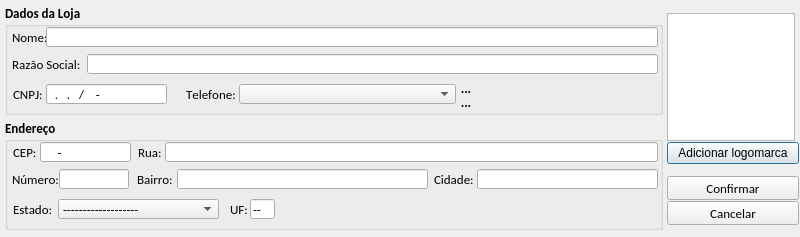
<?xml version="1.0" encoding="UTF-8"?>
<ui version="4.0">
 <class>tela_editar_loja</class>
 <widget class="QDialog" name="tela_editar_loja">
  <property name="windowModality">
   <enum>Qt::ApplicationModal</enum>
  </property>
  <property name="geometry">
   <rect>
    <x>0</x>
    <y>0</y>
    <width>800</width>
    <height>237</height>
   </rect>
  </property>
  <property name="windowTitle">
   <string>Editar Cadastro da Loja</string>
  </property>
  <widget class="QGroupBox" name="gb_dados_fornecedor">
   <property name="geometry">
    <rect>
     <x>5</x>
     <y>4</y>
     <width>658</width>
     <height>111</height>
    </rect>
   </property>
   <property name="font">
    <font>
     <family>Calibri</family>
     <pointsize>10</pointsize>
     <weight>75</weight>
     <bold>true</bold>
     <kerning>false</kerning>
    </font>
   </property>
   <property name="title">
    <string>Dados da Loja</string>
   </property>
   <widget class="QLabel" name="lb_telefone">
    <property name="geometry">
     <rect>
      <x>181</x>
      <y>80</y>
      <width>50</width>
      <height>20</height>
     </rect>
    </property>
    <property name="font">
     <font>
      <family>Calibri</family>
      <pointsize>10</pointsize>
      <weight>50</weight>
      <bold>false</bold>
      <kerning>false</kerning>
     </font>
    </property>
    <property name="text">
     <string>Telefone:</string>
    </property>
   </widget>
   <widget class="QComboBox" name="cb_telefone">
    <property name="geometry">
     <rect>
      <x>234</x>
      <y>80</y>
      <width>217</width>
      <height>20</height>
     </rect>
    </property>
    <property name="maximumSize">
     <size>
      <width>16777215</width>
      <height>22</height>
     </size>
    </property>
    <property name="font">
     <font>
      <family>Calibri</family>
      <pointsize>10</pointsize>
      <weight>50</weight>
      <bold>false</bold>
      <kerning>false</kerning>
     </font>
    </property>
    <property name="editable">
     <bool>false</bool>
    </property>
    <property name="maxVisibleItems">
     <number>20</number>
    </property>
   </widget>
   <widget class="QLabel" name="lb_nome">
    <property name="geometry">
     <rect>
      <x>7</x>
      <y>23</y>
      <width>34</width>
      <height>20</height>
     </rect>
    </property>
    <property name="maximumSize">
     <size>
      <width>40</width>
      <height>20</height>
     </size>
    </property>
    <property name="font">
     <font>
      <family>Calibri</family>
      <pointsize>10</pointsize>
      <weight>50</weight>
      <bold>false</bold>
      <kerning>false</kerning>
     </font>
    </property>
    <property name="text">
     <string>Nome:</string>
    </property>
   </widget>
   <widget class="QLineEdit" name="le_nome">
    <property name="geometry">
     <rect>
      <x>41</x>
      <y>23</y>
      <width>612</width>
      <height>20</height>
     </rect>
    </property>
    <property name="sizePolicy">
     <sizepolicy hsizetype="Fixed" vsizetype="Fixed">
      <horstretch>0</horstretch>
      <verstretch>0</verstretch>
     </sizepolicy>
    </property>
    <property name="minimumSize">
     <size>
      <width>450</width>
      <height>20</height>
     </size>
    </property>
    <property name="maximumSize">
     <size>
      <width>800</width>
      <height>20</height>
     </size>
    </property>
    <property name="font">
     <font>
      <family>Calibri</family>
      <pointsize>10</pointsize>
      <weight>50</weight>
      <bold>false</bold>
      <kerning>false</kerning>
     </font>
    </property>
    <property name="inputMask">
     <string/>
    </property>
    <property name="text">
     <string/>
    </property>
    <property name="maxLength">
     <number>32767</number>
    </property>
    <property name="readOnly">
     <bool>false</bool>
    </property>
   </widget>
   <widget class="QToolButton" name="tb_mais_telefone">
    <property name="geometry">
     <rect>
      <x>451</x>
      <y>77</y>
      <width>20</width>
      <height>15</height>
     </rect>
    </property>
    <property name="text">
     <string>...</string>
    </property>
    <property name="icon">
     <iconset resource="imagens.qrc">
      <normaloff>:/img/img/mais.png</normaloff>:/img/img/mais.png</iconset>
    </property>
    <property name="iconSize">
     <size>
      <width>12</width>
      <height>12</height>
     </size>
    </property>
    <property name="autoRaise">
     <bool>true</bool>
    </property>
    <property name="arrowType">
     <enum>Qt::NoArrow</enum>
    </property>
   </widget>
   <widget class="QToolButton" name="tb_menos_telefone">
    <property name="geometry">
     <rect>
      <x>451</x>
      <y>91</y>
      <width>20</width>
      <height>15</height>
     </rect>
    </property>
    <property name="text">
     <string>...</string>
    </property>
    <property name="icon">
     <iconset resource="imagens.qrc">
      <normaloff>:/img/img/menos.png</normaloff>:/img/img/menos.png</iconset>
    </property>
    <property name="iconSize">
     <size>
      <width>12</width>
      <height>12</height>
     </size>
    </property>
    <property name="autoRaise">
     <bool>true</bool>
    </property>
   </widget>
   <widget class="QLabel" name="lb_razao_social">
    <property name="geometry">
     <rect>
      <x>7</x>
      <y>50</y>
      <width>75</width>
      <height>20</height>
     </rect>
    </property>
    <property name="maximumSize">
     <size>
      <width>100</width>
      <height>20</height>
     </size>
    </property>
    <property name="font">
     <font>
      <family>Calibri</family>
      <pointsize>10</pointsize>
      <weight>50</weight>
      <bold>false</bold>
      <kerning>false</kerning>
     </font>
    </property>
    <property name="text">
     <string>Razão Social:</string>
    </property>
   </widget>
   <widget class="QLineEdit" name="le_razao_social">
    <property name="geometry">
     <rect>
      <x>82</x>
      <y>50</y>
      <width>571</width>
      <height>20</height>
     </rect>
    </property>
    <property name="sizePolicy">
     <sizepolicy hsizetype="Fixed" vsizetype="Fixed">
      <horstretch>0</horstretch>
      <verstretch>0</verstretch>
     </sizepolicy>
    </property>
    <property name="minimumSize">
     <size>
      <width>450</width>
      <height>20</height>
     </size>
    </property>
    <property name="maximumSize">
     <size>
      <width>800</width>
      <height>20</height>
     </size>
    </property>
    <property name="font">
     <font>
      <family>Calibri</family>
      <pointsize>10</pointsize>
      <weight>50</weight>
      <bold>false</bold>
      <kerning>false</kerning>
     </font>
    </property>
    <property name="text">
     <string/>
    </property>
    <property name="maxLength">
     <number>100</number>
    </property>
    <property name="readOnly">
     <bool>false</bool>
    </property>
   </widget>
   <widget class="QLabel" name="lb_cnpj">
    <property name="geometry">
     <rect>
      <x>8</x>
      <y>80</y>
      <width>33</width>
      <height>20</height>
     </rect>
    </property>
    <property name="font">
     <font>
      <weight>50</weight>
      <bold>false</bold>
     </font>
    </property>
    <property name="text">
     <string>CNPJ:</string>
    </property>
   </widget>
   <widget class="QLineEdit" name="le_cnpj">
    <property name="geometry">
     <rect>
      <x>41</x>
      <y>80</y>
      <width>121</width>
      <height>20</height>
     </rect>
    </property>
    <property name="font">
     <font>
      <weight>50</weight>
      <bold>false</bold>
     </font>
    </property>
    <property name="inputMask">
     <string>00.000.000/0000-00; </string>
    </property>
    <property name="text">
     <string>../-</string>
    </property>
   </widget>
  </widget>
  <widget class="QWidget" name="layoutWidget">
   <property name="geometry">
    <rect>
     <x>667</x>
     <y>11</y>
     <width>132</width>
     <height>217</height>
    </rect>
   </property>
   <layout class="QVBoxLayout" name="verticalLayout">
    <property name="spacing">
     <number>10</number>
    </property>
    <item>
     <layout class="QVBoxLayout" name="verticalLayout_3">
      <property name="spacing">
       <number>1</number>
      </property>
      <item>
       <widget class="QGraphicsView" name="gv_logo">
        <property name="minimumSize">
         <size>
          <width>128</width>
          <height>128</height>
         </size>
        </property>
        <property name="maximumSize">
         <size>
          <width>128</width>
          <height>128</height>
         </size>
        </property>
       </widget>
      </item>
      <item>
       <widget class="QPushButton" name="btn_adicionar_logo">
        <property name="font">
         <font>
          <weight>50</weight>
          <bold>false</bold>
         </font>
        </property>
        <property name="text">
         <string>Adicionar logomarca</string>
        </property>
       </widget>
      </item>
     </layout>
    </item>
    <item>
     <layout class="QVBoxLayout" name="verticalLayout_2">
      <property name="spacing">
       <number>1</number>
      </property>
      <item>
       <widget class="QPushButton" name="btn_confirmar">
        <property name="minimumSize">
         <size>
          <width>0</width>
          <height>24</height>
         </size>
        </property>
        <property name="maximumSize">
         <size>
          <width>150</width>
          <height>24</height>
         </size>
        </property>
        <property name="font">
         <font>
          <family>Calibri</family>
          <pointsize>10</pointsize>
         </font>
        </property>
        <property name="text">
         <string>Confirmar</string>
        </property>
        <property name="icon">
         <iconset resource="imagens.qrc">
          <normaloff>:/img/img/1345902916_camera_test.png</normaloff>:/img/img/1345902916_camera_test.png</iconset>
        </property>
        <property name="iconSize">
         <size>
          <width>20</width>
          <height>20</height>
         </size>
        </property>
       </widget>
      </item>
      <item>
       <widget class="QPushButton" name="btn_cancelar">
        <property name="minimumSize">
         <size>
          <width>0</width>
          <height>24</height>
         </size>
        </property>
        <property name="maximumSize">
         <size>
          <width>150</width>
          <height>24</height>
         </size>
        </property>
        <property name="font">
         <font>
          <family>Calibri</family>
          <pointsize>10</pointsize>
         </font>
        </property>
        <property name="text">
         <string>Cancelar</string>
        </property>
        <property name="icon">
         <iconset resource="imagens.qrc">
          <normaloff>:/img/img/1345902747_button_cancel.png</normaloff>:/img/img/1345902747_button_cancel.png</iconset>
        </property>
        <property name="iconSize">
         <size>
          <width>18</width>
          <height>18</height>
         </size>
        </property>
       </widget>
      </item>
     </layout>
    </item>
   </layout>
  </widget>
  <widget class="QGroupBox" name="gb_endereo">
   <property name="geometry">
    <rect>
     <x>5</x>
     <y>119</y>
     <width>658</width>
     <height>111</height>
    </rect>
   </property>
   <property name="font">
    <font>
     <family>Calibri</family>
     <pointsize>10</pointsize>
     <weight>75</weight>
     <bold>true</bold>
     <kerning>false</kerning>
    </font>
   </property>
   <property name="title">
    <string>Endereço</string>
   </property>
   <widget class="QLineEdit" name="le_cep">
    <property name="geometry">
     <rect>
      <x>35</x>
      <y>23</y>
      <width>91</width>
      <height>20</height>
     </rect>
    </property>
    <property name="maximumSize">
     <size>
      <width>100</width>
      <height>20</height>
     </size>
    </property>
    <property name="font">
     <font>
      <family>Calibri</family>
      <pointsize>10</pointsize>
      <weight>50</weight>
      <bold>false</bold>
      <kerning>false</kerning>
     </font>
    </property>
    <property name="inputMask">
     <string>00000-000; </string>
    </property>
    <property name="text">
     <string>-</string>
    </property>
    <property name="frame">
     <bool>true</bool>
    </property>
    <property name="cursorPosition">
     <number>9</number>
    </property>
    <property name="readOnly">
     <bool>false</bool>
    </property>
   </widget>
   <widget class="QLabel" name="lb_cep">
    <property name="geometry">
     <rect>
      <x>8</x>
      <y>23</y>
      <width>27</width>
      <height>20</height>
     </rect>
    </property>
    <property name="font">
     <font>
      <family>Calibri</family>
      <pointsize>10</pointsize>
      <weight>50</weight>
      <bold>false</bold>
      <kerning>false</kerning>
     </font>
    </property>
    <property name="text">
     <string>CEP:</string>
    </property>
   </widget>
   <widget class="QLabel" name="lb_rua">
    <property name="geometry">
     <rect>
      <x>133</x>
      <y>23</y>
      <width>31</width>
      <height>20</height>
     </rect>
    </property>
    <property name="font">
     <font>
      <family>Calibri</family>
      <pointsize>10</pointsize>
      <weight>50</weight>
      <bold>false</bold>
      <kerning>false</kerning>
     </font>
    </property>
    <property name="text">
     <string>Rua:</string>
    </property>
   </widget>
   <widget class="QLineEdit" name="le_rua">
    <property name="geometry">
     <rect>
      <x>160</x>
      <y>23</y>
      <width>493</width>
      <height>20</height>
     </rect>
    </property>
    <property name="font">
     <font>
      <pointsize>10</pointsize>
      <weight>50</weight>
      <bold>false</bold>
      <kerning>false</kerning>
     </font>
    </property>
    <property name="text">
     <string/>
    </property>
    <property name="maxLength">
     <number>100</number>
    </property>
    <property name="cursorPosition">
     <number>0</number>
    </property>
    <property name="readOnly">
     <bool>false</bool>
    </property>
   </widget>
   <widget class="QLabel" name="lb_numero">
    <property name="geometry">
     <rect>
      <x>7</x>
      <y>50</y>
      <width>51</width>
      <height>20</height>
     </rect>
    </property>
    <property name="font">
     <font>
      <family>Calibri</family>
      <pointsize>10</pointsize>
      <weight>50</weight>
      <bold>false</bold>
      <kerning>false</kerning>
     </font>
    </property>
    <property name="text">
     <string>Número:</string>
    </property>
   </widget>
   <widget class="QLineEdit" name="le_numero">
    <property name="geometry">
     <rect>
      <x>54</x>
      <y>50</y>
      <width>70</width>
      <height>20</height>
     </rect>
    </property>
    <property name="font">
     <font>
      <pointsize>10</pointsize>
      <weight>50</weight>
      <bold>false</bold>
      <kerning>false</kerning>
     </font>
    </property>
    <property name="inputMask">
     <string>000000000; </string>
    </property>
    <property name="text">
     <string/>
    </property>
    <property name="maxLength">
     <number>9</number>
    </property>
    <property name="readOnly">
     <bool>false</bool>
    </property>
   </widget>
   <widget class="QLabel" name="lb_bairro">
    <property name="geometry">
     <rect>
      <x>132</x>
      <y>50</y>
      <width>46</width>
      <height>20</height>
     </rect>
    </property>
    <property name="font">
     <font>
      <weight>50</weight>
      <bold>false</bold>
      <kerning>false</kerning>
     </font>
    </property>
    <property name="text">
     <string>Bairro:</string>
    </property>
   </widget>
   <widget class="QLineEdit" name="le_bairro">
    <property name="geometry">
     <rect>
      <x>172</x>
      <y>50</y>
      <width>251</width>
      <height>20</height>
     </rect>
    </property>
    <property name="font">
     <font>
      <pointsize>10</pointsize>
      <weight>50</weight>
      <bold>false</bold>
      <kerning>false</kerning>
     </font>
    </property>
    <property name="text">
     <string/>
    </property>
    <property name="maxLength">
     <number>70</number>
    </property>
    <property name="readOnly">
     <bool>false</bool>
    </property>
   </widget>
   <widget class="QLabel" name="lb_cidade">
    <property name="geometry">
     <rect>
      <x>429</x>
      <y>50</y>
      <width>46</width>
      <height>20</height>
     </rect>
    </property>
    <property name="font">
     <font>
      <family>Calibri</family>
      <pointsize>10</pointsize>
      <weight>50</weight>
      <bold>false</bold>
      <kerning>false</kerning>
     </font>
    </property>
    <property name="text">
     <string>Cidade:</string>
    </property>
   </widget>
   <widget class="QLineEdit" name="le_cidade">
    <property name="geometry">
     <rect>
      <x>472</x>
      <y>50</y>
      <width>181</width>
      <height>20</height>
     </rect>
    </property>
    <property name="font">
     <font>
      <pointsize>10</pointsize>
      <weight>50</weight>
      <bold>false</bold>
      <kerning>false</kerning>
     </font>
    </property>
    <property name="text">
     <string/>
    </property>
    <property name="maxLength">
     <number>50</number>
    </property>
    <property name="cursorPosition">
     <number>0</number>
    </property>
    <property name="readOnly">
     <bool>false</bool>
    </property>
   </widget>
   <widget class="QLabel" name="lb_estado">
    <property name="geometry">
     <rect>
      <x>8</x>
      <y>80</y>
      <width>45</width>
      <height>20</height>
     </rect>
    </property>
    <property name="font">
     <font>
      <family>Calibri</family>
      <pointsize>10</pointsize>
      <weight>50</weight>
      <bold>false</bold>
      <kerning>false</kerning>
     </font>
    </property>
    <property name="text">
     <string>Estado:</string>
    </property>
   </widget>
   <widget class="QLabel" name="lb_uf">
    <property name="geometry">
     <rect>
      <x>225</x>
      <y>80</y>
      <width>20</width>
      <height>20</height>
     </rect>
    </property>
    <property name="font">
     <font>
      <weight>50</weight>
      <bold>false</bold>
     </font>
    </property>
    <property name="text">
     <string>UF:</string>
    </property>
   </widget>
   <widget class="QLineEdit" name="le_uf">
    <property name="geometry">
     <rect>
      <x>245</x>
      <y>80</y>
      <width>25</width>
      <height>20</height>
     </rect>
    </property>
    <property name="font">
     <font>
      <weight>50</weight>
      <bold>false</bold>
     </font>
    </property>
    <property name="text">
     <string>--</string>
    </property>
    <property name="readOnly">
     <bool>true</bool>
    </property>
   </widget>
   <widget class="QComboBox" name="cb_estado">
    <property name="geometry">
     <rect>
      <x>53</x>
      <y>80</y>
      <width>161</width>
      <height>20</height>
     </rect>
    </property>
    <property name="font">
     <font>
      <weight>50</weight>
      <bold>false</bold>
     </font>
    </property>
    <item>
     <property name="text">
      <string>-------------------</string>
     </property>
     <property name="icon">
      <iconset resource="imagens.qrc">
       <normaloff>:/bandeiras/badeiras_estados/bandeira_do_brasil.png</normaloff>:/bandeiras/badeiras_estados/bandeira_do_brasil.png</iconset>
     </property>
    </item>
    <item>
     <property name="text">
      <string>Acre</string>
     </property>
     <property name="icon">
      <iconset resource="imagens.qrc">
       <normaloff>:/bandeiras/badeiras_estados/acre.png</normaloff>:/bandeiras/badeiras_estados/acre.png</iconset>
     </property>
    </item>
    <item>
     <property name="text">
      <string>Alagoas</string>
     </property>
     <property name="icon">
      <iconset resource="imagens.qrc">
       <normaloff>:/bandeiras/badeiras_estados/Alagoas.png</normaloff>:/bandeiras/badeiras_estados/Alagoas.png</iconset>
     </property>
    </item>
    <item>
     <property name="text">
      <string>Amazonas</string>
     </property>
     <property name="icon">
      <iconset resource="imagens.qrc">
       <normaloff>:/bandeiras/badeiras_estados/Amazonas.png</normaloff>:/bandeiras/badeiras_estados/Amazonas.png</iconset>
     </property>
    </item>
    <item>
     <property name="text">
      <string>Amapá</string>
     </property>
     <property name="icon">
      <iconset resource="imagens.qrc">
       <normaloff>:/bandeiras/badeiras_estados/Bandeira_do_Amapa.png</normaloff>:/bandeiras/badeiras_estados/Bandeira_do_Amapa.png</iconset>
     </property>
    </item>
    <item>
     <property name="text">
      <string>Bahia</string>
     </property>
     <property name="icon">
      <iconset resource="imagens.qrc">
       <normaloff>:/bandeiras/badeiras_estados/Bahia.png</normaloff>:/bandeiras/badeiras_estados/Bahia.png</iconset>
     </property>
    </item>
    <item>
     <property name="text">
      <string>Ceará</string>
     </property>
     <property name="icon">
      <iconset resource="imagens.qrc">
       <normaloff>:/bandeiras/badeiras_estados/Bandeira_do_Ceara.png</normaloff>:/bandeiras/badeiras_estados/Bandeira_do_Ceara.png</iconset>
     </property>
    </item>
    <item>
     <property name="text">
      <string>Distrito Federal</string>
     </property>
     <property name="icon">
      <iconset resource="imagens.qrc">
       <normaloff>:/bandeiras/badeiras_estados/Distrito_Federal.png</normaloff>:/bandeiras/badeiras_estados/Distrito_Federal.png</iconset>
     </property>
    </item>
    <item>
     <property name="text">
      <string>Espírito Santo</string>
     </property>
     <property name="icon">
      <iconset resource="imagens.qrc">
       <normaloff>:/bandeiras/badeiras_estados/Espirito_Santo.png</normaloff>:/bandeiras/badeiras_estados/Espirito_Santo.png</iconset>
     </property>
    </item>
    <item>
     <property name="text">
      <string>Goiás</string>
     </property>
     <property name="icon">
      <iconset resource="imagens.qrc">
       <normaloff>:/bandeiras/badeiras_estados/Goias.png</normaloff>:/bandeiras/badeiras_estados/Goias.png</iconset>
     </property>
    </item>
    <item>
     <property name="text">
      <string>Maranhão</string>
     </property>
     <property name="icon">
      <iconset resource="imagens.qrc">
       <normaloff>:/bandeiras/badeiras_estados/Maranhao.png</normaloff>:/bandeiras/badeiras_estados/Maranhao.png</iconset>
     </property>
    </item>
    <item>
     <property name="text">
      <string>Minas Gerais</string>
     </property>
     <property name="icon">
      <iconset resource="imagens.qrc">
       <normaloff>:/bandeiras/badeiras_estados/Minas_Gerais.png</normaloff>:/bandeiras/badeiras_estados/Minas_Gerais.png</iconset>
     </property>
    </item>
    <item>
     <property name="text">
      <string>Mato Grosso do Sul</string>
     </property>
     <property name="icon">
      <iconset resource="imagens.qrc">
       <normaloff>:/bandeiras/badeiras_estados/Mato_Grosso_do_Sul.png</normaloff>:/bandeiras/badeiras_estados/Mato_Grosso_do_Sul.png</iconset>
     </property>
    </item>
    <item>
     <property name="text">
      <string>Mato Grosso</string>
     </property>
     <property name="icon">
      <iconset resource="imagens.qrc">
       <normaloff>:/bandeiras/badeiras_estados/Mato_Grosso.png</normaloff>:/bandeiras/badeiras_estados/Mato_Grosso.png</iconset>
     </property>
    </item>
    <item>
     <property name="text">
      <string>Pará</string>
     </property>
     <property name="icon">
      <iconset resource="imagens.qrc">
       <normaloff>:/bandeiras/badeiras_estados/Para.png</normaloff>:/bandeiras/badeiras_estados/Para.png</iconset>
     </property>
    </item>
    <item>
     <property name="text">
      <string>Paraíba</string>
     </property>
     <property name="icon">
      <iconset resource="imagens.qrc">
       <normaloff>:/bandeiras/badeiras_estados/Paraiba.png</normaloff>:/bandeiras/badeiras_estados/Paraiba.png</iconset>
     </property>
    </item>
    <item>
     <property name="text">
      <string>Pernambuco</string>
     </property>
     <property name="icon">
      <iconset resource="imagens.qrc">
       <normaloff>:/bandeiras/badeiras_estados/Pernambuco.png</normaloff>:/bandeiras/badeiras_estados/Pernambuco.png</iconset>
     </property>
    </item>
    <item>
     <property name="text">
      <string>Piauí</string>
     </property>
     <property name="icon">
      <iconset resource="imagens.qrc">
       <normaloff>:/bandeiras/badeiras_estados/Piaui.png</normaloff>:/bandeiras/badeiras_estados/Piaui.png</iconset>
     </property>
    </item>
    <item>
     <property name="text">
      <string>Paraná</string>
     </property>
     <property name="icon">
      <iconset resource="imagens.qrc">
       <normaloff>:/bandeiras/badeiras_estados/Bandeira_do_Parana.png</normaloff>:/bandeiras/badeiras_estados/Bandeira_do_Parana.png</iconset>
     </property>
    </item>
    <item>
     <property name="text">
      <string>Rio de Janeiro</string>
     </property>
     <property name="icon">
      <iconset resource="imagens.qrc">
       <normaloff>:/bandeiras/badeiras_estados/Rio_de_Janeiro.png</normaloff>:/bandeiras/badeiras_estados/Rio_de_Janeiro.png</iconset>
     </property>
    </item>
    <item>
     <property name="text">
      <string>Rio Grande do Norte</string>
     </property>
     <property name="icon">
      <iconset resource="imagens.qrc">
       <normaloff>:/bandeiras/badeiras_estados/Rio_Grande_do_Norte.png</normaloff>:/bandeiras/badeiras_estados/Rio_Grande_do_Norte.png</iconset>
     </property>
    </item>
    <item>
     <property name="text">
      <string>Rondônia</string>
     </property>
     <property name="icon">
      <iconset resource="imagens.qrc">
       <normaloff>:/bandeiras/badeiras_estados/Rondonia.png</normaloff>:/bandeiras/badeiras_estados/Rondonia.png</iconset>
     </property>
    </item>
    <item>
     <property name="text">
      <string>Roraima</string>
     </property>
     <property name="icon">
      <iconset resource="imagens.qrc">
       <normaloff>:/bandeiras/badeiras_estados/Roraima.png</normaloff>:/bandeiras/badeiras_estados/Roraima.png</iconset>
     </property>
    </item>
    <item>
     <property name="text">
      <string>Rio Grande do Sul</string>
     </property>
     <property name="icon">
      <iconset resource="imagens.qrc">
       <normaloff>:/bandeiras/badeiras_estados/Rio_Grande_do_Sul.png</normaloff>:/bandeiras/badeiras_estados/Rio_Grande_do_Sul.png</iconset>
     </property>
    </item>
    <item>
     <property name="text">
      <string>Santa Catarina</string>
     </property>
     <property name="icon">
      <iconset resource="imagens.qrc">
       <normaloff>:/bandeiras/badeiras_estados/Santa_Catarina.png</normaloff>:/bandeiras/badeiras_estados/Santa_Catarina.png</iconset>
     </property>
    </item>
    <item>
     <property name="text">
      <string>Sergipe</string>
     </property>
     <property name="icon">
      <iconset resource="imagens.qrc">
       <normaloff>:/bandeiras/badeiras_estados/Sergipe.png</normaloff>:/bandeiras/badeiras_estados/Sergipe.png</iconset>
     </property>
    </item>
    <item>
     <property name="text">
      <string>São Paulo</string>
     </property>
     <property name="icon">
      <iconset resource="imagens.qrc">
       <normaloff>:/bandeiras/badeiras_estados/Sao_Paulo.png</normaloff>:/bandeiras/badeiras_estados/Sao_Paulo.png</iconset>
     </property>
    </item>
    <item>
     <property name="text">
      <string>Tocantins</string>
     </property>
     <property name="icon">
      <iconset resource="imagens.qrc">
       <normaloff>:/bandeiras/badeiras_estados/Tocantins.png</normaloff>:/bandeiras/badeiras_estados/Tocantins.png</iconset>
     </property>
    </item>
   </widget>
  </widget>
 </widget>
 <resources>
  <include location="imagens.qrc"/>
 </resources>
 <connections/>
</ui>
